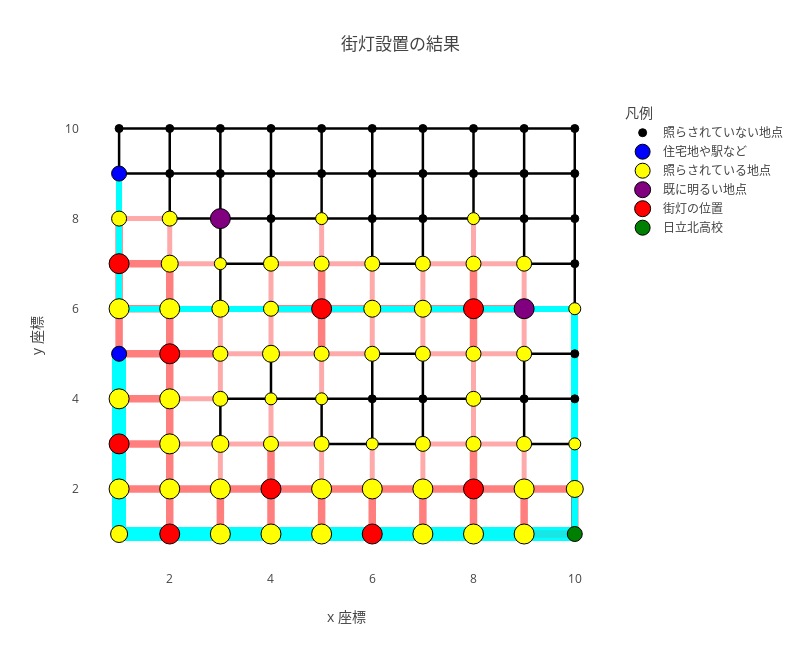

Source (notebook cell):
### Code cell
fig = create_2d_plot(
    G,
    positions,
    lamp_status,
    point_covered,
    important_points,
    school_index=school_index,
    pre_lit_values=pre_lit_values,
    paths=paths,
    node_weights=node_weights,
)
fig.show()
